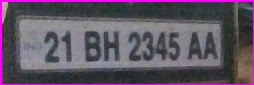
#> input picture Scanned/NoPlate_0.jpg, 254 x 85 px, given in place of the camera
$ python VirtualPaint.py
#> lines starting #> are read from the running program, lines starting #| are printed output that depends on the picture; after the words box and inside, x2 and y2 are one past the last pixel; in counts of white or black regions, pixels touching at a corner belong together
#> further down, img is the input picture: shape (85, 254, 3); mean B, G, R 98, 83.6, 94.5
import cv2,numpy as np

cap = cv2.VideoCapture(0)
frameWidth = 640
frameHeight = 480
cap.set(3,frameWidth)
cap.set(4,frameHeight)
cap.set(10,130) #brightness

#   HSV VALUES OF COLORS
Colors = [[5,107,0,19,255,255], #orange
          [133,56,0,159,156,255], #purple
          [57,76,0,100,255,255] #green
          ]

#BGR VALUES OF COLORS
ColorValues = [[51,153,255],[255,0,255],[0,255,0]]

#Points that we will loop  [x,y,colorID]
Points = []


def getContours(img):
    contours,hierarchy = cv2.findContours(img,cv2.RETR_EXTERNAL,cv2.CHAIN_APPROX_NONE)
    x,y,w,h = 0,0,0,0
    for cnt in contours:
        area = cv2.contourArea(cnt)
        if(area>500):
            cv2.drawContours(imgResult,cnt,-1,(255,0,0) ,3)
            peri = cv2.arcLength(cnt,True)
            approx = cv2.approxPolyDP(cnt,0.02*peri,True)
            x,y,w,h = cv2.boundingRect(approx)
    return x+w//2,y

def findColor(img,Colors):
    imgHSV = cv2.cvtColor(img,cv2.COLOR_BGR2HSV)
#> imgHSV: shape (85, 254, 3); mean H, S, V 104.1, 42, 100.3
    newPoints = []
    count = 0
    for color in Colors:
        lower = np.array([Colors[0][:3]])
        upper = np.array([Colors[0][3:]])
        mask = cv2.inRange(imgHSV,lower,upper)
        x,y = getContours(mask)
        if x!=0 and y!=0 :
            newPoints.append([x,y,count])
        cv2.circle(imgResult,(x,y),10,ColorValues[count],cv2.FILLED)
        count = count+1
        cv2.imshow(str(color[0]),mask)
#> this loop made 3 passes
#> pass 1, in findColor, `mask = cv2.inRange(imgHSV,lower,upper)`:
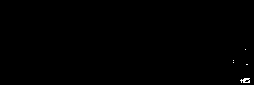
#> mask: shape (85, 254); 0.18% white in thin lines or dots, all inside (x1, y1, x2, y2) = (233, 49, 250, 83)
#> after the loop:
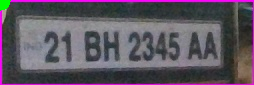
#> imgResult: shape (85, 254, 3); 0.42% of pixels changed, all inside (x1, y1, x2, y2) = (0, 0, 11, 11)
#> after the loop, count = 3; newPoints = []
    return newPoints


def drawOnCanvas(Points,ColorValues):
    for point in Points:
        cv2.circle(imgResult , (point[0],point[1]),10,ColorValues[point[2]],cv2.FILLED)


while True:
    success,img = cap.read()
    imgResult = img.copy()
    newPoints = findColor(img,Colors)
#> newPoints = []
    if newPoints!=0 :
        for new in newPoints:
            Points.append(new)
#> this loop made 0 passes
#> after the loop, Points = []
    if len(Points) > 0 :
        drawOnCanvas(Points,ColorValues)
    cv2.imshow("Video",imgResult)
    if cv2.waitKey(1) & 0xFF == ord('q'):
#> (key q is pressed here)
        break


# go through:
#     1. Finding the colour
#     2. Finding the location of the object
#     3. Contouring the pen
#     4. Locating the center
#     5. Drawing the starting point of the same color
#     6. To Draw, we are creating a list of points and just looping it around
